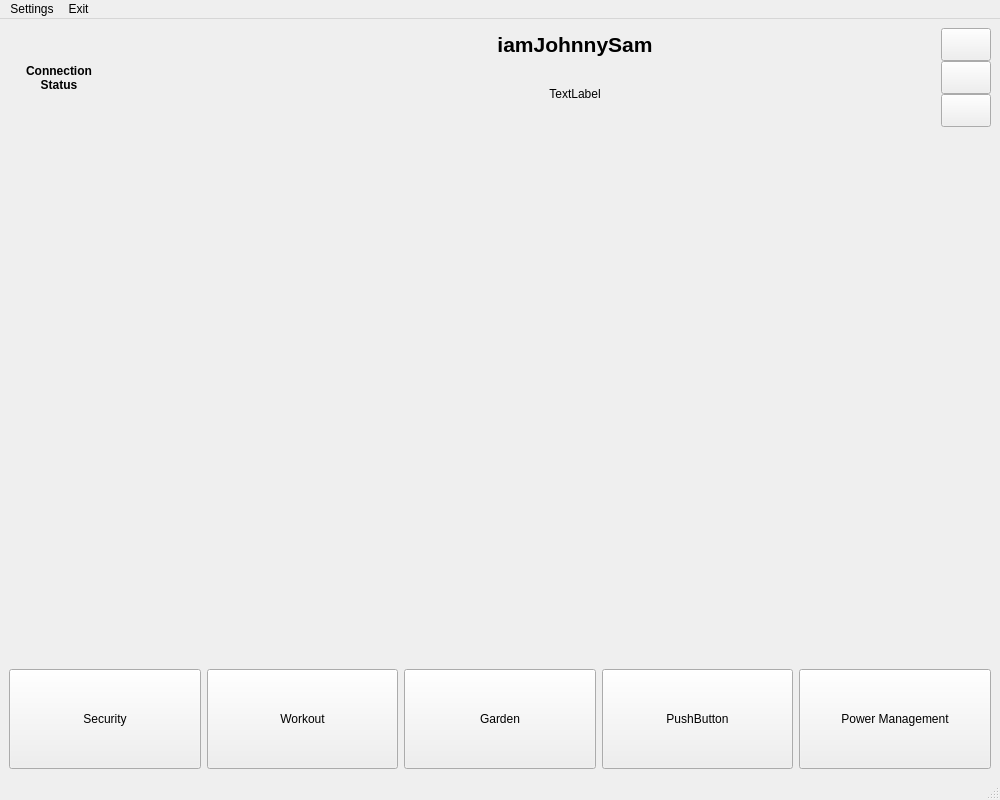
<?xml version="1.0" encoding="UTF-8"?>
<ui version="4.0">
 <class>MainWindow</class>
 <widget class="QMainWindow" name="MainWindow">
  <property name="geometry">
   <rect>
    <x>0</x>
    <y>0</y>
    <width>1000</width>
    <height>800</height>
   </rect>
  </property>
  <property name="minimumSize">
   <size>
    <width>1000</width>
    <height>800</height>
   </size>
  </property>
  <property name="maximumSize">
   <size>
    <width>1000</width>
    <height>800</height>
   </size>
  </property>
  <property name="windowTitle">
   <string>iamJohnnySam System</string>
  </property>
  <widget class="QWidget" name="centralwidget">
   <layout class="QVBoxLayout" name="verticalLayout_3">
    <item>
     <layout class="QHBoxLayout" name="titleBar">
      <property name="spacing">
       <number>0</number>
      </property>
      <item>
       <widget class="QLabel" name="lblConnectionStatus">
        <property name="sizePolicy">
         <sizepolicy hsizetype="Fixed" vsizetype="Fixed">
          <horstretch>0</horstretch>
          <verstretch>0</verstretch>
         </sizepolicy>
        </property>
        <property name="minimumSize">
         <size>
          <width>100</width>
          <height>100</height>
         </size>
        </property>
        <property name="font">
         <font>
          <weight>75</weight>
          <bold>true</bold>
         </font>
        </property>
        <property name="text">
         <string>Connection Status</string>
        </property>
        <property name="alignment">
         <set>Qt::AlignCenter</set>
        </property>
        <property name="wordWrap">
         <bool>true</bool>
        </property>
       </widget>
      </item>
      <item>
       <widget class="QLabel" name="lblLogo">
        <property name="enabled">
         <bool>true</bool>
        </property>
        <property name="sizePolicy">
         <sizepolicy hsizetype="Fixed" vsizetype="Fixed">
          <horstretch>0</horstretch>
          <verstretch>0</verstretch>
         </sizepolicy>
        </property>
        <property name="minimumSize">
         <size>
          <width>100</width>
          <height>100</height>
         </size>
        </property>
        <property name="maximumSize">
         <size>
          <width>100</width>
          <height>100</height>
         </size>
        </property>
        <property name="text">
         <string>&lt;html&gt;&lt;head/&gt;&lt;body&gt;&lt;p&gt;&lt;img src=&quot;:/logo/logo.png&quot; width=&quot;100&quot; height=&quot;100&quot;&gt;&lt;/p&gt;&lt;/body&gt;&lt;/html&gt;</string>
        </property>
        <property name="textFormat">
         <enum>Qt::RichText</enum>
        </property>
        <property name="scaledContents">
         <bool>true</bool>
        </property>
        <property name="alignment">
         <set>Qt::AlignCenter</set>
        </property>
       </widget>
      </item>
      <item>
       <layout class="QVBoxLayout" name="verticalLayout">
        <item>
         <widget class="QLabel" name="lblTitle">
          <property name="sizePolicy">
           <sizepolicy hsizetype="Expanding" vsizetype="Fixed">
            <horstretch>0</horstretch>
            <verstretch>0</verstretch>
           </sizepolicy>
          </property>
          <property name="minimumSize">
           <size>
            <width>0</width>
            <height>33</height>
           </size>
          </property>
          <property name="font">
           <font>
            <family>Tahoma</family>
            <pointsize>16</pointsize>
            <weight>75</weight>
            <bold>true</bold>
           </font>
          </property>
          <property name="text">
           <string>iamJohnnySam</string>
          </property>
          <property name="alignment">
           <set>Qt::AlignCenter</set>
          </property>
         </widget>
        </item>
        <item>
         <widget class="QLabel" name="lblMessage">
          <property name="sizePolicy">
           <sizepolicy hsizetype="Expanding" vsizetype="Fixed">
            <horstretch>0</horstretch>
            <verstretch>0</verstretch>
           </sizepolicy>
          </property>
          <property name="minimumSize">
           <size>
            <width>0</width>
            <height>66</height>
           </size>
          </property>
          <property name="text">
           <string>TextLabel</string>
          </property>
          <property name="alignment">
           <set>Qt::AlignCenter</set>
          </property>
         </widget>
        </item>
       </layout>
      </item>
      <item>
       <layout class="QVBoxLayout" name="lightTower">
        <property name="spacing">
         <number>0</number>
        </property>
        <item>
         <widget class="QPushButton" name="ltRed">
          <property name="sizePolicy">
           <sizepolicy hsizetype="Fixed" vsizetype="MinimumExpanding">
            <horstretch>0</horstretch>
            <verstretch>0</verstretch>
           </sizepolicy>
          </property>
          <property name="minimumSize">
           <size>
            <width>50</width>
            <height>33</height>
           </size>
          </property>
          <property name="maximumSize">
           <size>
            <width>50</width>
            <height>33</height>
           </size>
          </property>
          <property name="text">
           <string/>
          </property>
          <property name="flat">
           <bool>false</bool>
          </property>
         </widget>
        </item>
        <item>
         <widget class="QPushButton" name="ltYellow">
          <property name="sizePolicy">
           <sizepolicy hsizetype="Fixed" vsizetype="MinimumExpanding">
            <horstretch>0</horstretch>
            <verstretch>0</verstretch>
           </sizepolicy>
          </property>
          <property name="minimumSize">
           <size>
            <width>50</width>
            <height>33</height>
           </size>
          </property>
          <property name="maximumSize">
           <size>
            <width>50</width>
            <height>33</height>
           </size>
          </property>
          <property name="text">
           <string/>
          </property>
          <property name="flat">
           <bool>false</bool>
          </property>
         </widget>
        </item>
        <item>
         <widget class="QPushButton" name="ltGreen">
          <property name="sizePolicy">
           <sizepolicy hsizetype="Fixed" vsizetype="MinimumExpanding">
            <horstretch>0</horstretch>
            <verstretch>0</verstretch>
           </sizepolicy>
          </property>
          <property name="minimumSize">
           <size>
            <width>50</width>
            <height>33</height>
           </size>
          </property>
          <property name="maximumSize">
           <size>
            <width>50</width>
            <height>33</height>
           </size>
          </property>
          <property name="text">
           <string/>
          </property>
          <property name="flat">
           <bool>false</bool>
          </property>
         </widget>
        </item>
       </layout>
      </item>
     </layout>
    </item>
    <item>
     <widget class="QStackedWidget" name="mainWidget">
      <property name="sizePolicy">
       <sizepolicy hsizetype="Expanding" vsizetype="Expanding">
        <horstretch>0</horstretch>
        <verstretch>0</verstretch>
       </sizepolicy>
      </property>
      <property name="currentIndex">
       <number>0</number>
      </property>
      <widget class="QWidget" name="page">
       <layout class="QHBoxLayout" name="horizontalLayout"/>
      </widget>
      <widget class="QWidget" name="Security">
       <layout class="QVBoxLayout" name="verticalLayout_2">
        <item>
         <widget class="QTabWidget" name="tabWidget">
          <property name="currentIndex">
           <number>0</number>
          </property>
          <widget class="QWidget" name="tabCCTV">
           <attribute name="title">
            <string>CCTV</string>
           </attribute>
          </widget>
          <widget class="QWidget" name="tabSensors">
           <attribute name="title">
            <string>Sensors</string>
           </attribute>
          </widget>
         </widget>
        </item>
       </layout>
      </widget>
      <widget class="QWidget" name="Workout"/>
      <widget class="QWidget" name="Garden"/>
      <widget class="QWidget" name="Other"/>
      <widget class="QWidget" name="Power"/>
     </widget>
    </item>
    <item>
     <layout class="QHBoxLayout" name="navBar">
      <property name="sizeConstraint">
       <enum>QLayout::SetDefaultConstraint</enum>
      </property>
      <item>
       <widget class="QPushButton" name="nav1">
        <property name="sizePolicy">
         <sizepolicy hsizetype="Minimum" vsizetype="Fixed">
          <horstretch>0</horstretch>
          <verstretch>0</verstretch>
         </sizepolicy>
        </property>
        <property name="minimumSize">
         <size>
          <width>0</width>
          <height>100</height>
         </size>
        </property>
        <property name="cursor">
         <cursorShape>PointingHandCursor</cursorShape>
        </property>
        <property name="statusTip">
         <string>Check Status of Home Security System</string>
        </property>
        <property name="text">
         <string>Security</string>
        </property>
       </widget>
      </item>
      <item>
       <widget class="QPushButton" name="nav2">
        <property name="minimumSize">
         <size>
          <width>0</width>
          <height>100</height>
         </size>
        </property>
        <property name="cursor">
         <cursorShape>PointingHandCursor</cursorShape>
        </property>
        <property name="statusTip">
         <string>Start a Workout</string>
        </property>
        <property name="text">
         <string>Workout</string>
        </property>
       </widget>
      </item>
      <item>
       <widget class="QPushButton" name="nav3">
        <property name="minimumSize">
         <size>
          <width>0</width>
          <height>100</height>
         </size>
        </property>
        <property name="cursor">
         <cursorShape>PointingHandCursor</cursorShape>
        </property>
        <property name="statusTip">
         <string>Check Status of Gardening System</string>
        </property>
        <property name="text">
         <string>Garden</string>
        </property>
       </widget>
      </item>
      <item>
       <widget class="QPushButton" name="nav4">
        <property name="minimumSize">
         <size>
          <width>0</width>
          <height>100</height>
         </size>
        </property>
        <property name="cursor">
         <cursorShape>PointingHandCursor</cursorShape>
        </property>
        <property name="text">
         <string>PushButton</string>
        </property>
       </widget>
      </item>
      <item>
       <widget class="QPushButton" name="nav5">
        <property name="minimumSize">
         <size>
          <width>0</width>
          <height>100</height>
         </size>
        </property>
        <property name="cursor">
         <cursorShape>PointingHandCursor</cursorShape>
        </property>
        <property name="statusTip">
         <string>Check Status of Power Management System</string>
        </property>
        <property name="text">
         <string>Power Management</string>
        </property>
       </widget>
      </item>
     </layout>
    </item>
   </layout>
  </widget>
  <widget class="QMenuBar" name="menubar">
   <property name="geometry">
    <rect>
     <x>0</x>
     <y>0</y>
     <width>1000</width>
     <height>26</height>
    </rect>
   </property>
   <widget class="QMenu" name="menuSettings">
    <property name="title">
     <string>Settings</string>
    </property>
   </widget>
   <widget class="QMenu" name="menuExit">
    <property name="title">
     <string>Exit</string>
    </property>
   </widget>
   <addaction name="menuSettings"/>
   <addaction name="menuExit"/>
  </widget>
  <widget class="QStatusBar" name="statusbar"/>
 </widget>
 <resources>
  <include location="Images/Images.qrc"/>
 </resources>
 <connections/>
</ui>
